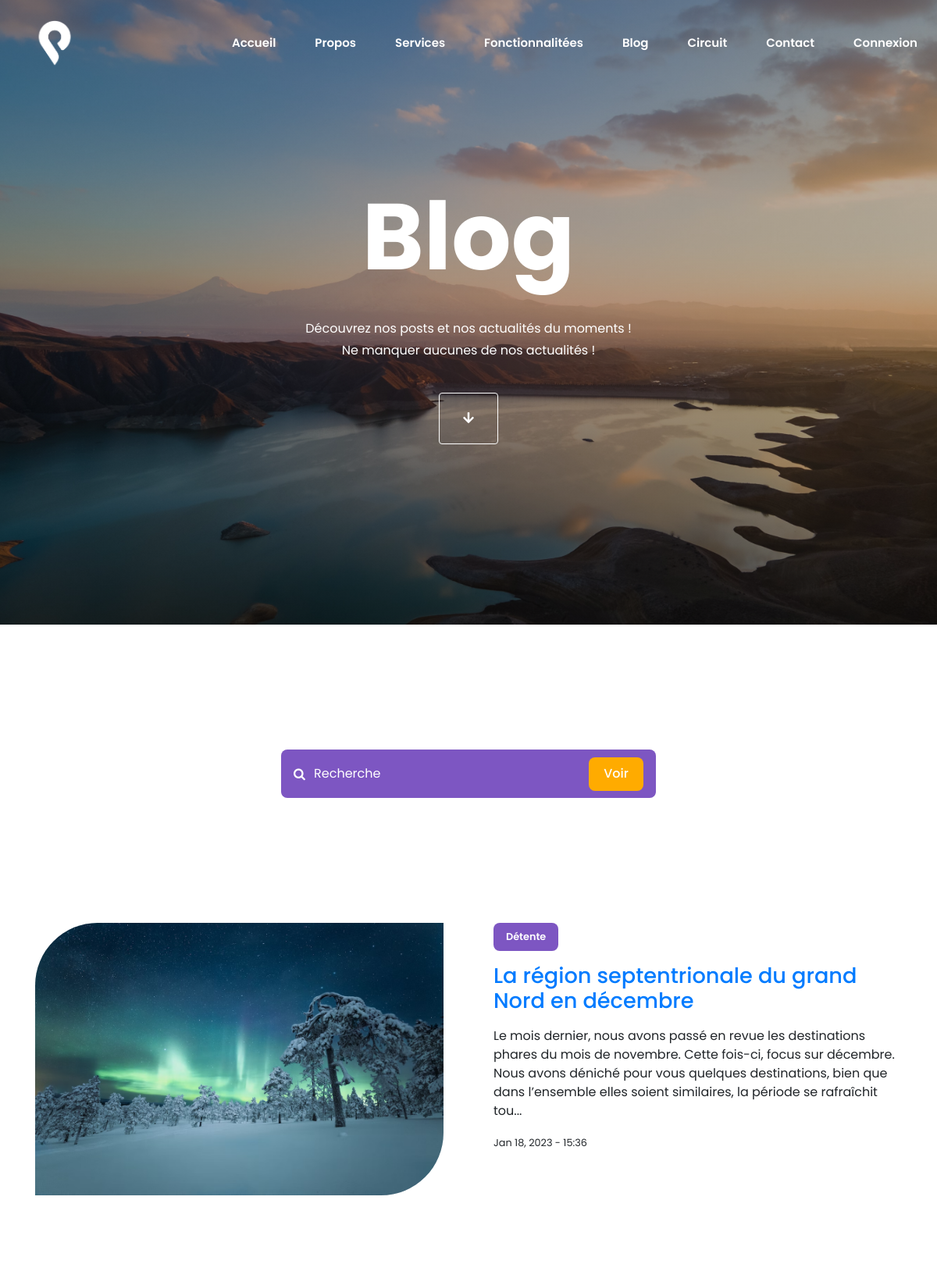
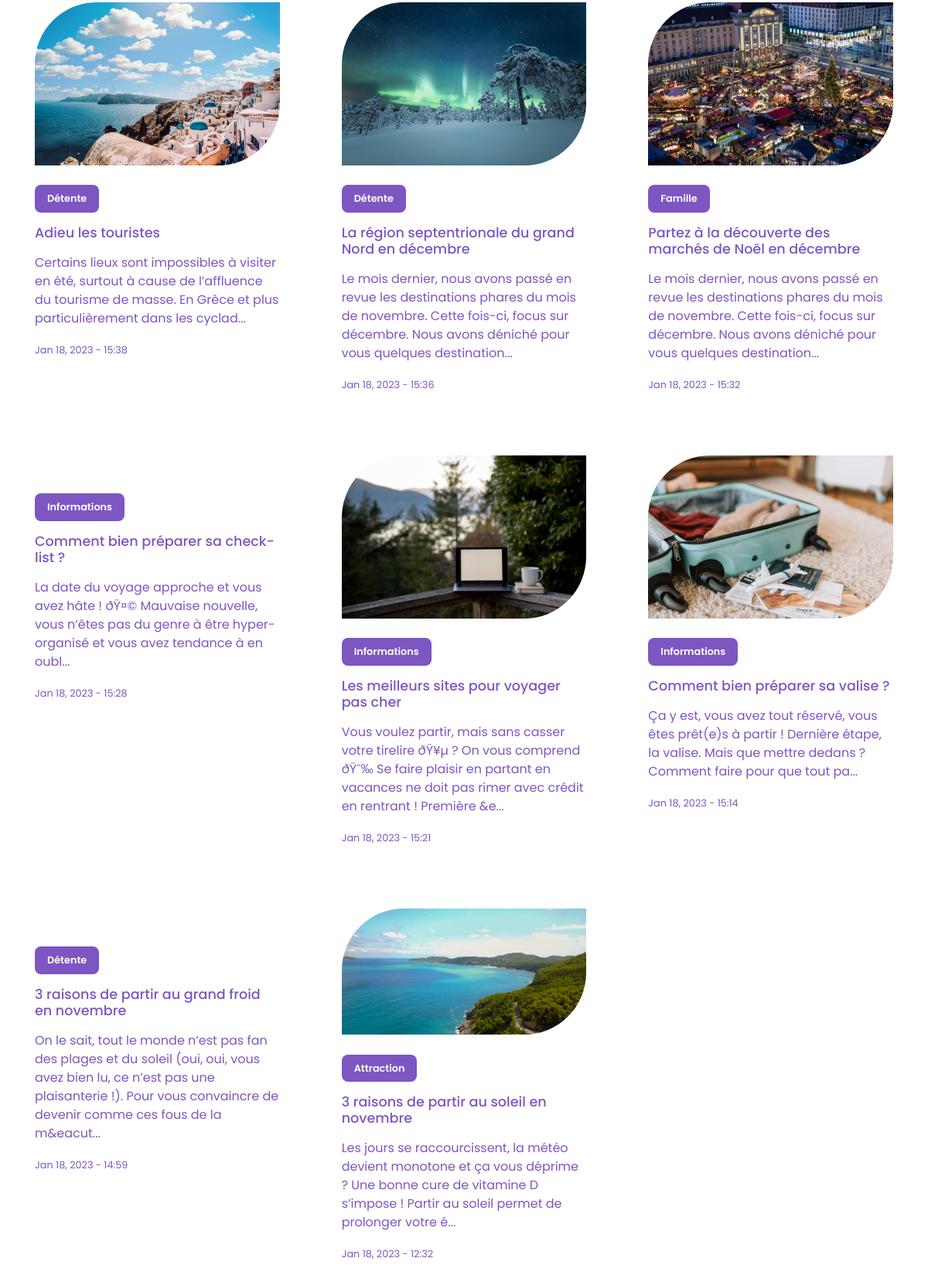
Screenshot of /blog.php with the database file from the repository (2 pictures, top to bottom).
### tables this page shows
CREATE TABLE IF NOT EXISTS `posts` (
  `id` int(11) UNSIGNED NOT NULL AUTO_INCREMENT,
  `title` varchar(255) NOT NULL,
  `body` text NOT NULL,
  `thumbnail` varchar(255) NOT NULL,
  `date_time` timestamp NOT NULL DEFAULT CURRENT_TIMESTAMP,
  `category_id` int(11) UNSIGNED DEFAULT NULL,
  `author_id` int(11) UNSIGNED NOT NULL,
  `is_featured` tinyint(1) NOT NULL,
  PRIMARY KEY (`id`),
  KEY `category_id` (`category_id`) USING BTREE,
  KEY `author_id` (`author_id`) USING BTREE
);

CREATE TABLE IF NOT EXISTS `categories` (
  `id` int(11) UNSIGNED NOT NULL AUTO_INCREMENT,
  `title` varchar(50) NOT NULL,
  `description` text NOT NULL,
  PRIMARY KEY (`id`)
);

### blog.php (the view, shortened to what this page needs)
<?php
require './admin/config/database.php';
$featured_query = "SELECT * FROM posts WHERE is_featured=1";
$featured_result = mysqli_query($connexion, $featured_query);
$featured = mysqli_fetch_assoc($featured_result);
$queryPosts = "SELECT * FROM posts ORDER BY date_time DESC LIMIT 9";
$posts = mysqli_query($connexion, $queryPosts);
?>
<!DOCTYPE html>
<html lang="en">
<head>
    <link rel="stylesheet" href="./css/owl.carousel.min.css">
    <link rel="stylesheet" href="./css/font-awesome.css">
    <link rel="stylesheet" href="./css/bootstrap.min.css">
    <link rel="stylesheet" href="./css/style.css">
    <link rel="stylesheet" href="https://cdnjs.cloudflare.com/ajax/libs/font-awesome/4.7.0/css/font-awesome.min.css" />
</head>
<body>
    <nav class="navbar navbar-expand-lg fixed-top">
        <a class="navbar-brand" href="#home"><img src="./images/logo-1.png" alt="" width="60"><img class="logo-purple"
                src="./images/logo.png" alt="" width="60"></a>
        <div class="collapse navbar-collapse" id="collapsibleNavbar">
            <ul class="navbar-nav ml-auto">
                <li class="nav-item">
                    <a class="nav-link" href="#home">Accueil</a>
                </li>
                <li class="nav-item">
                    <a class="nav-link" href="#about">Propos</a>
                </li>
                <li class="nav-item">
                    <a class="nav-link" href="#services">Services</a>
                </li>
                <li class="nav-item">
                    <a class="nav-link" href="#fonctions">Fonctionnalitées</a>
                </li>
                <li class="nav-item">
                    <a class="nav-link" href="blog.php">Blog</a>
                </li>
                <li class="nav-item">
                    <a class="nav-link" href="#circuit">Circuit</a>
                </li>
                <li class="nav-item">
                    <a class="nav-link" href="#contact">Contact</a>
                </li>
                <?php if (isset($_SESSION['user-id'])) : ?>
                    <li class="nav__profile nav-item">
                        <div class="avatar">
                            <img src="<?= ROOT_URL . 'images/' . $avatar['avatar'] ?>">
                        </div>
                        <ul>
                            <li><a href="<?= ROOT_URL ?>admin/dashboard.php">Dashboard</a></li>
                            <li><a href="<?= ROOT_URL ?>logout.php">Déconnexion</a></li>
                        </ul>
                    </li>
                <?php else : ?>
                    <li class="nav-item">
                        <a class="nav-link" href="<?= ROOT_URL ?>signin.php">Connexion</a>
                    </li>
                <?php endif ?>
            </ul>
        </div>
    </nav>
    <section id="home" class="home" id="home">
        <div class="container d-flex justify-content-around align-items-center">
            <div class="row justify-content-center">
                <div class="home-text">
                    <h1 class="text-center">Blog</h1>
                    <br>
                    <p class="text-center">Découvrez nos posts et nos actualités du moments !</p>
                    <p class="text-center">Ne manquer aucunes de nos actualités !</p>
                    <div class="home-btn text-center">
                        <a href="#circuit" class="btn btn-1 "><i class="fas fa-arrow-down"></i></a>
                    </div>
                </div>
            </div>
        </div>
    </section>
    <section class="search__bar section-padding">
        <form class="container search__bar-container" action="<?= ROOT_URL ?>search.php" method="GET">
            <div>
                <i class="fa fa-search"></i>
                <input type="search" id="search" class="serach" name="search" placeholder="Recherche" />
            </div>
            <button type="submit" name="submit" class="btn-search">Voir</button>
        </form>
    </section>
    <?php if (mysqli_num_rows($featured_result) == 1) : ?>
        <section class="featured">
            <div class="container featured__container">
                <div class="post__thumbnail">
                    <img src="./images/<?= $featured['thumbnail'] ?>" alt="images-actualite">
                </div>
                <div class="post__info">
                    <?php
                    $category_id = $featured['category_id'];
                    $category_query = "SELECT * FROM categories WHERE id= $category_id";
                    $category_result = mysqli_query($connexion, $category_query);
                    $category = mysqli_fetch_assoc($category_result);
                    ?>
                    <a href="" class="category__button"><?= $category['title'] ?></a>
                    <h2 class="post__title"><a href="<?= ROOT_URL ?>post.php?id=<?= $featured['id'] ?>"><?= $featured['title'] ?></a></h2>
                    <p class="post__body">
                        <?= substr($featured['body'], 0, 300) ?>...
                    </p>
                    <div class="post__author">
                        <div class="post__author-info">
                            <small><?= date("M d, Y - H:i", strtotime($featured['date_time'])) ?></small>
                        </div>
                    </div>
                </div>
            </div>
        </section>
    <?php endif ?>
    <br><br>
    <section class="posts">
        <div class="container posts__container">
            <?php while ($post = mysqli_fetch_assoc($posts)) : ?>
                <article class="post">
                    <div class="post__thumbnail">
                        <img src="./images/<?= $post['thumbnail'] ?>" alt="">
                    </div>
                    <div class="post__info">
                        <?php
                        $category_id = $post['category_id'];
                        $category_query = "SELECT * FROM categories WHERE id= $category_id";
                        $category_result = mysqli_query($connexion, $category_query);
                        $category = mysqli_fetch_assoc($category_result);
                        ?>
                        <a href="#" class="category__button"><?= $category['title'] ?></a>
                        <h3> <a href="<?= ROOT_URL ?>post.php?id=<?= $post['id'] ?>"><?= $post['title'] ?></a>
                        </h3>
                        <p class="post__body">
                            <?= substr($post['body'], 0, 200) ?>...
                        </p>
                        <div class="post__author">
                            <div class="post__author-info">
                                <small><?= date("M d, Y - H:i", strtotime($post['date_time'])) ?></small>
                            </div>
                        </div>
                    </div>
                </article>
            <?php endwhile ?>
        </div>
    </section>
</body>
</html>

### rows the page displays
posts: thumbnail (picture), title "La région septentrionale du grand Nord en décembre", body "Le mois dernier, nous avons passé en revue les destinations phares du mois de novembre. Cette fois-ci, focus sur décembre. Nous avons déniché pour vous quelques destinations, bien que dans l’ensemble elles soient similaires, la période se rafraîchit tou", date_time "Jan 18, 2023 - 15:36", category.title "Détente", body "Le mois dernier, nous avons passé en revue les destinations phares du mois de novembre. Cette fois-ci, focus sur décembre. Nous avons déniché pour vous quelques destination"
categories: title "Détente"
posts: thumbnail (picture), category.title "Détente", title "Adieu les touristes", body "Certains lieux sont impossibles à visiter en été, surtout à cause de l’affluence du tourisme de masse. En Grèce et plus particulièrement dans les cyclad", date_time "Jan 18, 2023 - 15:38"
posts: thumbnail (picture), category.title "Famille", title "Partez à la découverte des marchés de Noël en décembre", body "Le mois dernier, nous avons passé en revue les destinations phares du mois de novembre. Cette fois-ci, focus sur décembre. Nous avons déniché pour vous quelques destination", date_time "Jan 18, 2023 - 15:32"
posts: category.title "Informations", title "Comment bien préparer sa check-list ?", body "La date du voyage approche et vous avez hâte ! ðŸ¤© Mauvaise nouvelle, vous n’êtes pas du genre à être hyper-organisé et vous avez tendance à en oubl", date_time "Jan 18, 2023 - 15:28"
posts: thumbnail (picture), category.title "Informations", title "Les meilleurs sites pour voyager pas cher", body "Vous voulez partir, mais sans casser votre tirelire ðŸ¥µ ? On vous comprend ðŸ˜‰ Se faire plaisir en partant en vacances ne doit pas rimer avec crédit en rentrant ! Première &e", date_time "Jan 18, 2023 - 15:21"
posts: thumbnail (picture), category.title "Informations", title "Comment bien préparer sa valise ?", body "Ça y est, vous avez tout réservé, vous êtes prêt(e)s à partir ! Dernière étape, la valise. Mais que mettre dedans ? Comment faire pour que tout pa", date_time "Jan 18, 2023 - 15:14"
posts: category.title "Détente", title "3 raisons de partir au grand froid en novembre", body "On le sait, tout le monde n’est pas fan des plages et du soleil (oui, oui, vous avez bien lu, ce n’est pas une plaisanterie !). Pour vous convaincre de devenir comme ces fous de la m&eacut", date_time "Jan 18, 2023 - 14:59"
posts: thumbnail (picture), category.title "Attraction", title "3 raisons de partir au soleil en novembre", body "Les jours se raccourcissent, la météo devient monotone et ça vous déprime ? Une bonne cure de vitamine D s’impose ! Partir au soleil permet de prolonger votre é", date_time "Jan 18, 2023 - 12:32"
